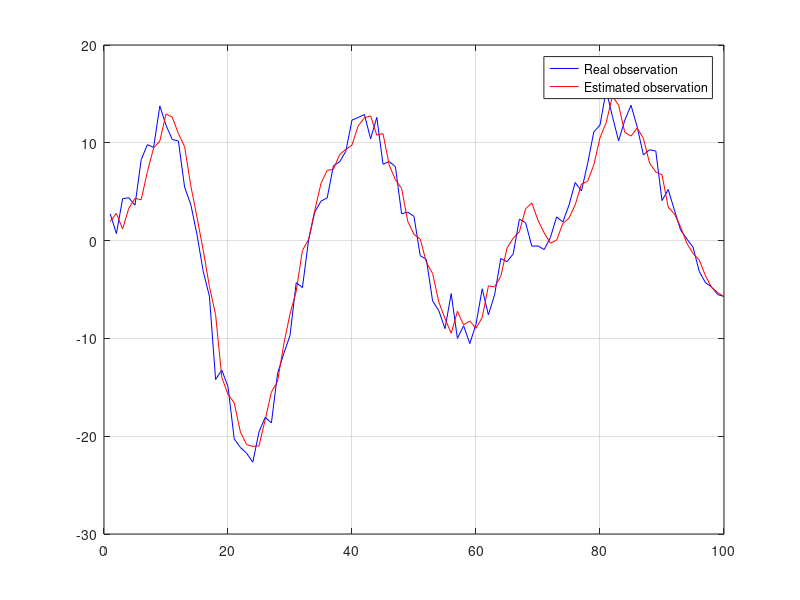

The MATLAB script that drew this image:
clear
clc
close all

% This script implements the linear Kalman filter and shows its performance
% on a 2nd order under-damped LTI system.
%
% In the first part, a noisy model with two state variables is simulated and
% in the second part, Kalman filtering is applied to estimate the real observations.
%
% To provide this code, I've got help from ReBEL MATLAB toolbox, available at:
% http://choosh.csee.ogi.edu/rebel/
% (in particular, 'dempe1.m' located in '..\examples\parameter_estimation')
%
% Written by: Amir Omidvarnia, October 2010
% 
% Debugging log:
% 1. Fixed a bug in line 82 --> (y(:,i) was changed to y(:,i+1)), November 2010

%% Model characteristics
% X(t) = A * X(t-1) + V(t) ---> A: State transition matrix, V=N(Mv,Q) : Process noise
% y(t) = C * X(t)   + N(t) ---> C: Output matrix          , N=N(Mr,R) : Observation noise

StateDim = 2;                      % Number of states ( size(A,1) )
ObsDim = 1;                        % Number of observations ( size(C,1) )

A = [1.9223   -0.9604              % 2nd order under-damped LTI system
    1.0000         0];

C = zeros(ObsDim,StateDim);        % Matrix C (Between outputs ans states), C = [I 0 0 ...]
C(:,1) = 1;

N  = 100;                         % Number of datapoints
X  = zeros(StateDim,N);            % State data buffer
y  = zeros(ObsDim,N);              % Observation data buffer

%% Generate Process Noise (Noise of the state equations)
Var_PNoise = .1;                   % Process Noise variance
Mu_PNoise = 0;                     % Process Noise mean
Std_PNoise = sqrt(Var_PNoise)';    % Standard deviation of the process noise
                                   % Gaussian Process Noise
PNoise = Std_PNoise * randn(StateDim,N) + Mu_PNoise*ones(StateDim,N);
Q = cov(PNoise');                  % Process Noise Covariance Matrix

%% Generate Observation Noise (Noise of the output equation0
Var_ONoise = 2;                    % Observation Noise variance
Mu_ONoise = 0;                     % Observation Noise mean
Std_ONoise = sqrt(Var_ONoise)';    % Standard deviation of the observation noise
                                   % Gaussian Observation Noise
ONoise = Std_ONoise * randn(ObsDim,N) + Mu_ONoise*ones(ObsDim,N);
R = cov(ONoise');                  % Observation Noise Covariance Matrix

%% Initial values for the model
X(:,1) = [1 0]';                   % Initial state
y(1) = C * X(:,1) + ONoise(:,1);   % Initial observation

%% Simulate states and observations
% B and D matrices have been ignored in the model.
for i = 2 : N
    X(:,i) = A * X(:,i-1) + PNoise(:,i); % States
    y(:,i) = C * X(:,i)   + ONoise(:,i); % Real Observations
end

%% Kalman filtering...
xh(:,1) = 0.01*randn(StateDim,1);    % Initial state
Px = eye(StateDim);                  % Initial state covariance matrix

for i = 1 : size(y,2)
    %---------- Time Update ----------
    % A priori estimate of the current state
    % x(t|t-1) = A*x(t-1|t-1)
    xh_(:,i) = A * xh(:,i);
   
    % A priori estimate of the state covariance matrix
    % P(t|t-1) = A*P(t-1|t-1)*A' + Q
    Px_ = A*Px*A' + Q;
   
    %---------- Measurement Update ----------
    % Kalman filter coefficient
    % K(t) = P(t|t-1) * C' * inv(C*P(t|t-1) * C' + R)
    K = Px_ * C' * inv(C*Px_*C' + R);
   
    % Estimated observation
    % y(t|t-1) = C*x(t|t-1) + R
    yh_(:,i) = C * xh_(:,i) + R;
   
    % Measurement residual error or innovation error
    % y(t) - y(t|t-1)
    inov(:,i) = y(:,i) - yh_(:,i);
   
    % A posteriori (updated) estimate of the current state
    % x(t|t) = x(t|t-1) + K(t)*(y(t)-y(t|t-1))
    xh(:,i+1) = xh_(:,i) + K * inov(:,i);
   
    % A posteriori (updated) state covariance matrix
    % P(t|t) = (I - K(t)*C) * P(t|t-1)
    Px = Px_ - K*C*Px_;
   
end
   
%% Plot the estimation results   
figure, plot(y,'b')
hold on, plot(yh_,'r')
grid on
legend('Real observation','Estimated observation')   


